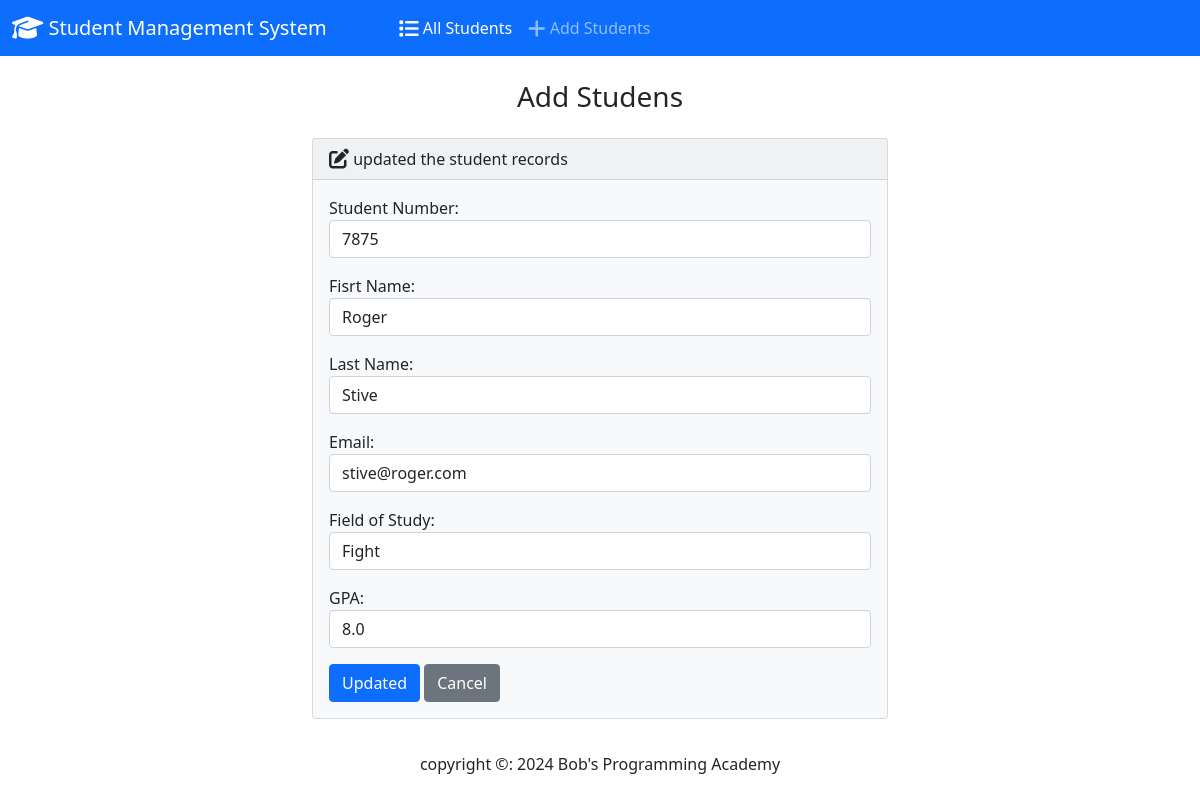
The page /edit/3/ on the database its author committed.
### students/models.py (models this page shows, shortened)
class Student(models.Model):
    student_number = models.PositiveIntegerField()
    first_name = models.CharField(max_length=50)
    last_name = models.CharField(max_length=50)
    email = models.EmailField(max_length=100)
    field_of_study = models.CharField(max_length=50)
    gpa = models.FloatField()

### students/views.py (the view)
# urls.py: path('edit/<int:id>/', views.edit, name="edit"),
def edit(request, id):
    if request.method == "POST":
        student = Student.objects.get(pk=id)
        form = StudentForm(request.POST, instance=student)
        if form.is_valid():
            form.save()
            return render(request, 'students/edit.html', {
                'form': form,
                'success': True
            })
    else:
        student = Student.objects.get(pk=id)
        form = StudentForm(instance=student)
        return render(request, 'students/edit.html', {
                'form': form,
        })

### students/form.py
class StudentForm(forms.ModelForm):
    class Meta:
        model = Student
        fields = ['student_number', 'first_name', 'last_name', 'email', 'field_of_study', 'gpa']
        labels = {
            'student_number': 'Student Number',
            'first_name': 'Fisrt Name',
            'last_name': 'Last Name',
            'email': 'Email',
            'field_of_study': 'Field of Study',
            'gpa': 'GPA',
        }
        widgets = {
            'student_number': forms.NumberInput(attrs={'class': 'form-control'}),
            'first_name' : forms.TextInput(attrs={'class': 'form-control'}),
            'last_name' : forms.TextInput(attrs={'class': 'form-control'}),
            'email' : forms.EmailInput(attrs={'class': 'form-control'}),
            'field_of_study' : forms.TextInput(attrs={'class': 'form-control'}),
            'gpa': forms.NumberInput(attrs={'class': 'form-control'}),
        }

### students/templates/students/edit.html (shortened to what this page needs)
{% extends "students/base.html" %}
{% block body %}
  <h3 class="text-center m-4">Add Studens</h3>
  {% if success %}
  <div class="alert alert-success" role="alert">
    The New Studen updated successfully
    <a href="{% url 'index' %}" class="alert-link">Go to Home page</a>
  </div>
  {% else %}
  <div class="row justify-content-center">
     <div class="col-6">
        <div class="card bg-light mb-3">
            <div class="card-header">
                <i class="fa-solid fa-pen-to-square fa-lg"></i> updated the student records
            </div>
            <div class="card-body">
               <form action=" " method="POST" >
                {{ form.as_p }}
                <button type="submit" class="btn btn-primary">Updated</button>
                <a href="{% url 'index' %}" class="btn btn-secondary">Cancel</a>
               </form>
            </div>
          </div>
     </div>
  </div>
  {% endif %}
{% endblock%}

### rows shown on the page
Student: student_number "7875", first_name "Roger", last_name "Stive", email "stive@roger.com", field_of_study "Fight", gpa "8.0"
